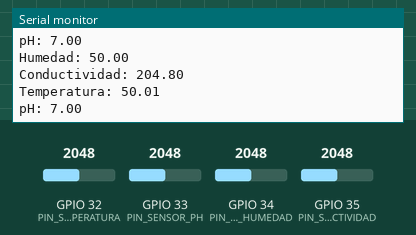
Recording of a sketch running on a simulated ESP32. On the bench: the last lines printed to the serial monitor. Inputs (shaded band) come from the test bench; at power-on: GPIO 32 (PIN_SENSOR_TEMPERATURA) = 2048, GPIO 33 (PIN_SENSOR_PH) = 2048, GPIO 34 (PIN_SENSOR_HUMEDAD) = 2048, GPIO 35 (PIN_SENSOR_CONDUCTIVIDAD) = 2048. No radio packets arrive unless stated.

Above: at 5.8 s.
5.9 s: GPIO 32 (PIN_SENSOR_TEMPERATURA) set to 2866
At 11.5 s:
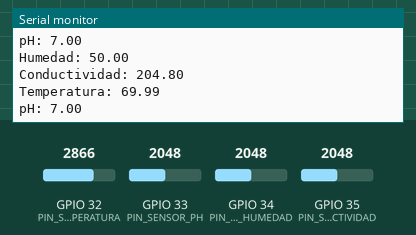
11.9 s: GPIO 33 (PIN_SENSOR_PH) set to 2866
At 16.5 s:
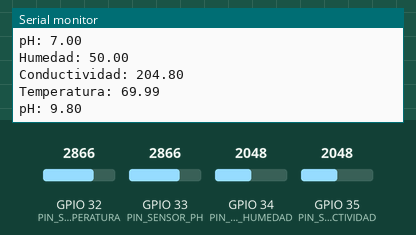
17.9 s: GPIO 34 (PIN_SENSOR_HUMEDAD) set to 2866
23.9 s: GPIO 35 (PIN_SENSOR_CONDUCTIVIDAD) set to 2866
At 26.2 s:
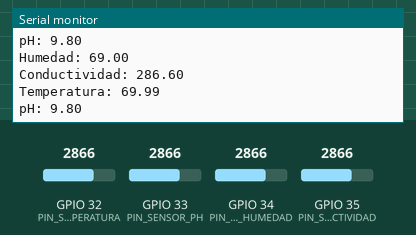
29.9 s: GPIO 32 (PIN_SENSOR_TEMPERATURA) set to 3972
At 31.0 s:
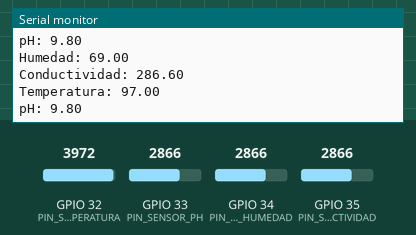
35.9 s: GPIO 33 (PIN_SENSOR_PH) set to 3972
At 41.9 s:
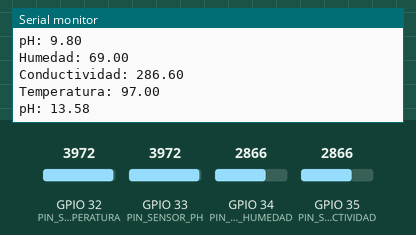
Timing chart, 0 to 42.9 s (numbered marks = the images above; inputs shaded):
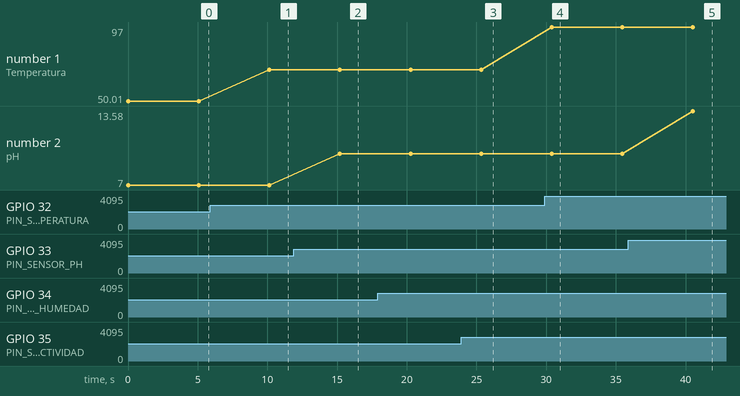

The sketch:

Estaca-script.ino
```cpp
#include <ArduinoJson.hpp>
#include <SPI.h>
#include <LoRa.h>
#include <ArduinoJson.h>  // Para enviar los datos en JSON

// ---------------- CONFIGURACIÓN DE PINES ----------------
#define PIN_SENSOR_HUMEDAD 34
#define PIN_SENSOR_CONDUCTIVIDAD 35
#define PIN_SENSOR_TEMPERATURA 32
#define PIN_SENSOR_PH 33

// Pines LoRa (SX1276/SX1278)
#define LORA_SS 18
#define LORA_RST 14
#define LORA_DIO0 26
#define LORA_BAND 915E6  // Frecuencia 433 MHz

// ---------------- ESTRUCTURA DE DATOS ----------------
struct DatosSensores {
  float humedad;
  float conductividad;
  float temperatura;
  float ph;
};

// ---------------- CLASE SENSOR BASE ----------------
class Sensor {
public:
  virtual float leer() = 0;
};

// ---------------- CLASES DE SENSORES ----------------
class SensorHumedad : public Sensor {
private:
  int pin;
public:
  SensorHumedad(int p)
    : pin(p) {}
  float leer() override {
    int val = analogRead(pin);
    return map(val, 0, 4095, 0, 100);  // Escalar a 0-100%
  }
};

class SensorConductividad : public Sensor {
private:
  int pin;
public:
  SensorConductividad(int p)
    : pin(p) {}
  float leer() override {
    int val = analogRead(pin);
    return (float)val * 0.1;  // Ejemplo de conversión
  }
};

class SensorTemperatura : public Sensor {
private:
  int pin;
public:
  SensorTemperatura(int p)
    : pin(p) {}
  float leer() override {
    int val = analogRead(pin);
    return (val / 4095.0) * 100.0;  // Escalar a 0-100°C (ejemplo)
  }
};

class SensorPH : public Sensor {
private:
  int pin;
public:
  SensorPH(int p)
    : pin(p) {}
  float leer() override {
    int val = analogRead(pin);
    return (val / 4095.0) * 14.0;  // Escalar a 0-14 (pH)
  }
};

// ---------------- OBJETOS DE SENSORES ----------------
SensorHumedad sensorHumedad(PIN_SENSOR_HUMEDAD);
SensorConductividad sensorCE(PIN_SENSOR_CONDUCTIVIDAD);
SensorTemperatura sensorTemp(PIN_SENSOR_TEMPERATURA);
SensorPH sensorPh(PIN_SENSOR_PH);

// ---------------- FUNCIONES ----------------
DatosSensores leerSensores() {
  DatosSensores datos;
  datos.humedad = sensorHumedad.leer();
  datos.conductividad = sensorCE.leer();
  datos.temperatura = sensorTemp.leer();
  datos.ph = sensorPh.leer();
  return datos;
}

void enviarPorLoRa(DatosSensores datos) {
  // Convertir a JSON
  StaticJsonDocument<200> doc;
  doc["humedad"] = datos.humedad;
  doc["conductividad"] = datos.conductividad;
  doc["temperatura"] = datos.temperatura;
  doc["ph"] = datos.ph;

  char buffer[200];
  serializeJson(doc, buffer);

  LoRa.beginPacket();
  LoRa.print(buffer);
  LoRa.endPacket();
}

// ---------------- SETUP ----------------
void setup() {
  Serial.begin(115200);
  Serial.println("Inicio de LoRa");

  // Inicializar LoRa
  LoRa.setPins(LORA_SS, LORA_RST, LORA_DIO0);
  if (!LoRa.begin(LORA_BAND)) {
    Serial.println("Error iniciando LoRa!");
    while (1)
      ;
  }
  Serial.println("LoRa iniciado correctamente.");
}

// ---------------- LOOP ----------------
void loop() {
  DatosSensores datos = leerSensores();

  // Mostrar en serial
  Serial.print("Humedad: ");
  Serial.println(datos.humedad);
  Serial.print("Conductividad: ");
  Serial.println(datos.conductividad);
  Serial.print("Temperatura: ");
  Serial.println(datos.temperatura);
  Serial.print("pH: ");
  Serial.println(datos.ph);

  // Enviar por LoRa
  enviarPorLoRa(datos);

  delay(5000);  // cada 5 segundos
}
```

Measured:
- after the input at 5.9 s, the serial monitor: prints a new line after 4.2 s (image 1)
- after the input at 11.9 s, the serial monitor: prints a new line after 3.3 s (image 2)
- after the input at 23.9 s, the serial monitor: prints a new line after 1.4 s (image 3)
- after the input at 29.9 s, the serial monitor: prints a new line after 0.49 s (image 4)
- after the input at 35.9 s, the serial monitor: prints a new line after 4.6 s (image 5)
- plotted number 1: 50.01 → 69.99 after the input at 5.9 s, 69.99 → 97 after the input at 29.9 s
- plotted number 2: 7 → 9.8 after the input at 11.9 s, 9.8 → 13.58 after the input at 35.9 s
